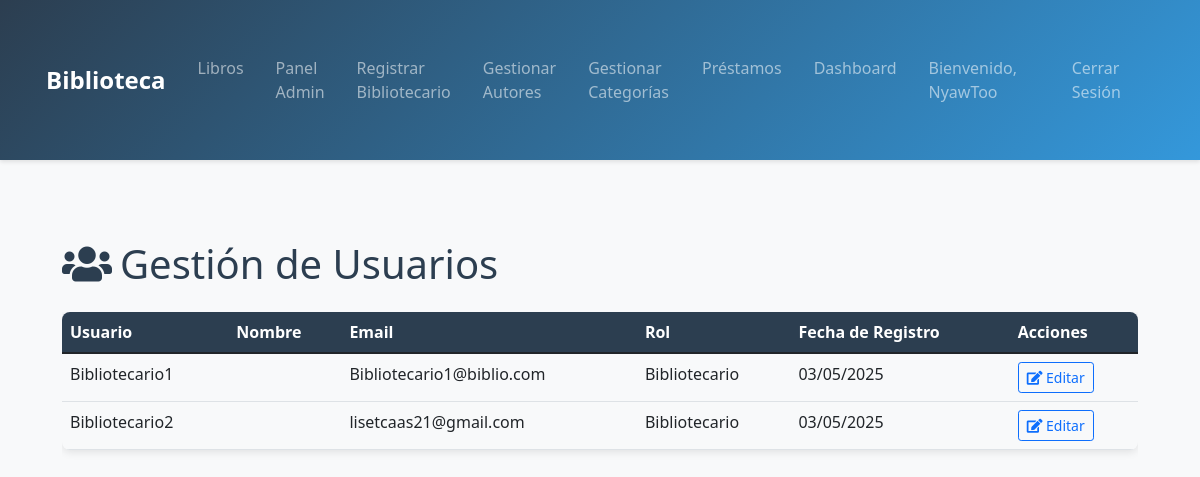
/usuarios/ (signed in), run on an earlier commit of the app's database.
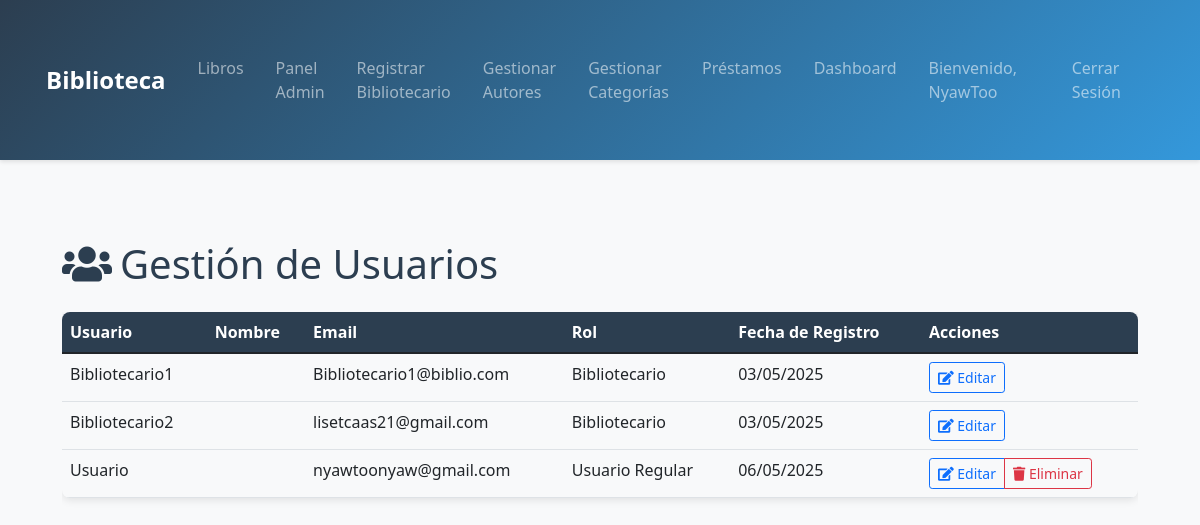
And on a later commit of the database.
### Usuarios/models.py (models this page shows, shortened)
class Usuario(AbstractUser):
    ROLE_CHOICES = [
        ('ADMIN', 'Administrador'),
        ('BIBLIOTECARIO', 'Bibliotecario'),
        ('USUARIO', 'Usuario Regular')
    ]
    role = models.CharField(
        max_length=20,
        choices=ROLE_CHOICES,
        default='USUARIO',
        verbose_name='Rol'
    )
    direccion = models.CharField(max_length=200)
    telefono = models.CharField(max_length=20)
    notificacion_prestamo = models.BooleanField(default=True, help_text='Recibir notificaciones cuando tomes prestado un libro')
    notificacion_vencimiento = models.BooleanField(default=True, help_text='Recibir notificaciones próximos a vencer')
    notificacion_devolucion = models.BooleanField(default=True, help_text='Recibir notificaciones cuando devuelvas un libro')
    fecha_registro = models.DateTimeField(default=timezone.now)
    class Meta:
        verbose_name = 'Usuario'
        verbose_name_plural = 'Usuarios'
        permissions = [
            ('can_manage_books', 'Puede gestionar libros'),
            ('can_manage_users', 'Puede gestionar usuarios'),
            ('can_view_statistics', 'Puede ver estadísticas')
        ]

### Usuarios/views.py (the view)
# urls.py: path('usuarios/', views.gestionar_usuarios, name='gestionar_usuarios'),
@login_required
@user_passes_test(is_admin)
def gestionar_usuarios(request):
    usuarios = Usuario.objects.all().order_by('username')
    return render(request, 'usuarios/gestionar_usuarios.html', {'usuarios': usuarios})

### Usuarios/views.py (called while the page is built)
def is_admin(user):
    return user.is_superuser

### Usuarios/templates/usuarios/gestionar_usuarios.html (shortened to what this page needs)
{% extends 'base.html' %}
{% block content %}
<div class="container py-4">
    <h1 class="mb-4"><i class="fas fa-users me-2"></i>Gestión de Usuarios</h1>
    <div class="table-responsive">
        <table class="table table-hover">
            <thead class="table-light">
                <tr>
                    <th>Usuario</th>
                    <th>Nombre</th>
                    <th>Email</th>
                    <th>Rol</th>
                    <th>Fecha de Registro</th>
                    <th>Acciones</th>
                </tr>
            </thead>
            <tbody>
                {% for usuario in usuarios %}
                {% if not usuario.is_superuser %}
                <tr>
                    <td>{{ usuario.username }}</td>
                    <td>{{ usuario.get_full_name }}</td>
                    <td>{{ usuario.email }}</td>
                    <td>{{ usuario.get_role_display }}</td>
                    <td>{{ usuario.fecha_registro|date:"d/m/Y" }}</td>
                    <td>
                        <div class="btn-group" role="group">
                            <a href="{% url 'editar_usuario' usuario.id %}" class="btn btn-sm btn-outline-primary">
                                <i class="fas fa-edit"></i> Editar
                            </a>
                            {% if not usuario.is_staff %}
                            <button type="button" class="btn btn-sm btn-outline-danger" data-bs-toggle="modal" data-bs-target="#deleteModal{{ usuario.id }}">
                                <i class="fas fa-trash"></i> Eliminar
                            </button>
                            {% endif %}
                        </div>
                    </td>
                </tr>
                {% endif %}
                {% endfor %}
            </tbody>
        </table>
    </div>
</div>
{% endblock %}

### templates/base.html (shortened to what this page needs)
<!DOCTYPE html>
<html lang="es">
<head>
    <link href="https://cdn.jsdelivr.net/npm/bootstrap@5.1.3/dist/css/bootstrap.min.css" rel="stylesheet">
    <link href="https://cdnjs.cloudflare.com/ajax/libs/font-awesome/5.15.4/css/all.min.css" rel="stylesheet">
    {% load static %}
    <link href="{% static 'css/styles.css' %}" rel="stylesheet">
</head>
<body>
    <nav class="navbar navbar-expand-lg navbar-dark bg-dark">
        <div class="container">
            <a class="navbar-brand" href="{% url 'lista_libros' %}">Biblioteca</a>
            <div class="collapse navbar-collapse" id="navbarNav">
                <ul class="navbar-nav">
                    <li class="nav-item">
                        <a class="nav-link" href="{% url 'lista_libros' %}">Libros</a>
                    </li>
                    {% if user.is_authenticated %}
                        {% if user.is_superuser %}
                            <li class="nav-item">
                                <a class="nav-link" href="{% url 'panel_admin' %}">Panel Admin</a>
                            </li>
                            <li class="nav-item">
                                <a class="nav-link" href="{% url 'registrar_bibliotecario' %}">Registrar Bibliotecario</a>
                            </li>
                        {% endif %}
                        {% if user.is_staff %}
                            <li class="nav-item">
                                <a class="nav-link" href="{% url 'gestionar_autores' %}">Gestionar Autores</a>
                            </li>
                            <li class="nav-item">
                                <a class="nav-link" href="{% url 'gestionar_categorias' %}">Gestionar Categorías</a>
                            </li>
                            <li class="nav-item">
                                <a class="nav-link" href="{% url 'lista_prestamos' %}">Préstamos</a>
                            </li>
                            <li class="nav-item">
                                <a class="nav-link" href="{% url 'dashboard' %}">Dashboard</a>
                            </li>
                        {% endif %}
                    {% endif %}
                </ul>
                <ul class="navbar-nav ms-auto">
                    {% if user.is_authenticated %}
                        <li class="nav-item">
                            <span class="nav-link">Bienvenido, {{ user.username }}</span>
                        </li>
                        <li class="nav-item">
                            <a class="nav-link" href="{% url 'logout' %}">Cerrar Sesión</a>
                        </li>
                    {% endif %}
                </ul>
            </div>
        </div>
    </nav>
    <div class="container mt-4">
        {% block content %}
        {% endblock %}
    </div>
    {% load static %}
</body>
</html>

### static/css/styles.css (style rules this page uses)
:root { --primary-color: #2c3e50; --secondary-color: #3498db; --accent-color: #e74c3c; --background-color: #f8f9fa; --text-color: #2c3e50; }
body { background-color: var(--background-color); color: var(--text-color); font-family: 'Segoe UI', system-ui, -apple-system, sans-serif; }
.navbar { background: linear-gradient(135deg, var(--primary-color), var(--secondary-color)) !important; box-shadow: 0 2px 4px rgba(0,0,0,0.1); padding: 1rem 0; }
.navbar-brand { font-weight: 600; font-size: 1.5rem; }
.nav-link { font-weight: 500; padding: 0.5rem 1rem !important; transition: color 0.3s ease; }
.container { padding: 2rem 1rem; }
.table { border-radius: 8px; overflow: hidden; box-shadow: 0 2px 8px rgba(0,0,0,0.1); }
.table thead th { background-color: var(--primary-color); color: white; border: none; }

What changed in the data, as far as the page shows it:
added Usuario: username "Usuario", email "nyawtoonyaw@gmail.com", role "Usuario Regular", fecha_registro "06/05/2025"
